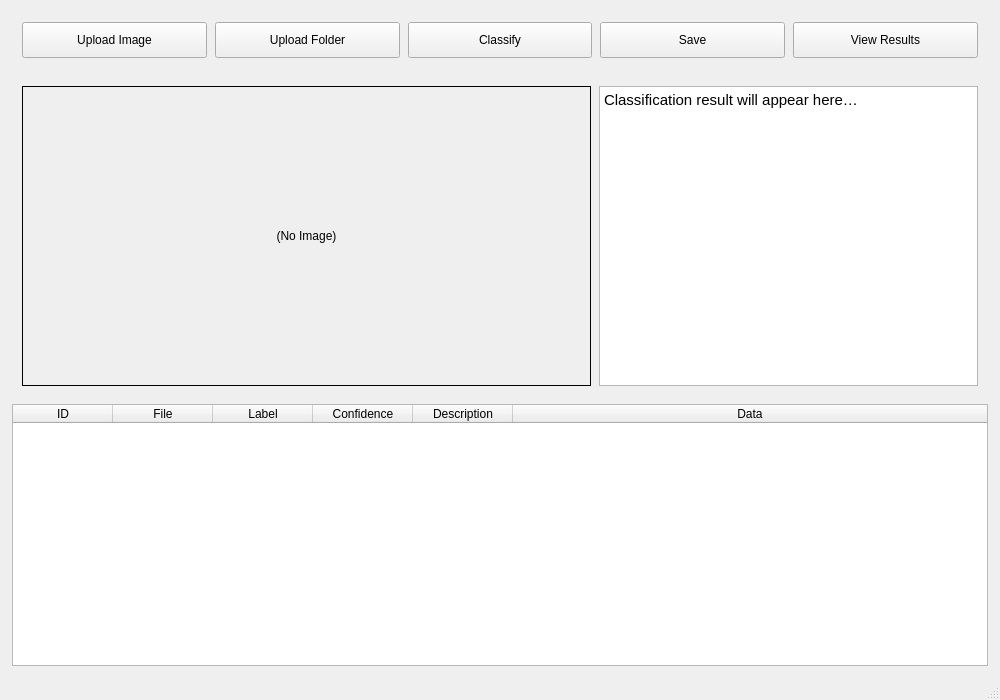
<?xml version="1.0" encoding="UTF-8"?>
<ui version="4.0">
 <class>MainWindow</class>
 <widget class="QMainWindow" name="MainWindow">
  <property name="geometry">
   <rect>
    <x>0</x>
    <y>0</y>
    <width>1000</width>
    <height>700</height>
   </rect>
  </property>
  <property name="windowTitle">
   <string>MainWindow</string>
  </property>
  <widget class="QWidget" name="centralwidget">
   <layout class="QVBoxLayout" name="verticalLayout">
    <property name="spacing">
     <number>8</number>
    </property>
    <property name="leftMargin">
     <number>12</number>
    </property>
    <property name="topMargin">
     <number>12</number>
    </property>
    <property name="rightMargin">
     <number>12</number>
    </property>
    <property name="bottomMargin">
     <number>12</number>
    </property>
    <item>
     <layout class="QHBoxLayout" name="horizontalLayout_2" stretch="1,1,1,1,1">
      <property name="spacing">
       <number>8</number>
      </property>
      <property name="leftMargin">
       <number>10</number>
      </property>
      <property name="topMargin">
       <number>10</number>
      </property>
      <property name="rightMargin">
       <number>10</number>
      </property>
      <property name="bottomMargin">
       <number>10</number>
      </property>
      <item>
       <widget class="QPushButton" name="btnUpload">
        <property name="sizePolicy">
         <sizepolicy hsizetype="Preferred" vsizetype="Preferred">
          <horstretch>0</horstretch>
          <verstretch>0</verstretch>
         </sizepolicy>
        </property>
        <property name="minimumSize">
         <size>
          <width>0</width>
          <height>36</height>
         </size>
        </property>
        <property name="text">
         <string>Upload Image</string>
        </property>
       </widget>
      </item>
      <item>
       <widget class="QPushButton" name="pushButton">
        <property name="sizePolicy">
         <sizepolicy hsizetype="Preferred" vsizetype="Preferred">
          <horstretch>0</horstretch>
          <verstretch>0</verstretch>
         </sizepolicy>
        </property>
        <property name="minimumSize">
         <size>
          <width>0</width>
          <height>36</height>
         </size>
        </property>
        <property name="text">
         <string>Upload Folder</string>
        </property>
       </widget>
      </item>
      <item>
       <widget class="QPushButton" name="btnClassify">
        <property name="sizePolicy">
         <sizepolicy hsizetype="Preferred" vsizetype="Preferred">
          <horstretch>0</horstretch>
          <verstretch>0</verstretch>
         </sizepolicy>
        </property>
        <property name="minimumSize">
         <size>
          <width>0</width>
          <height>36</height>
         </size>
        </property>
        <property name="text">
         <string>Classify</string>
        </property>
       </widget>
      </item>
      <item>
       <widget class="QPushButton" name="btnSave">
        <property name="sizePolicy">
         <sizepolicy hsizetype="Preferred" vsizetype="Preferred">
          <horstretch>0</horstretch>
          <verstretch>0</verstretch>
         </sizepolicy>
        </property>
        <property name="minimumSize">
         <size>
          <width>0</width>
          <height>36</height>
         </size>
        </property>
        <property name="text">
         <string>Save</string>
        </property>
       </widget>
      </item>
      <item>
       <widget class="QPushButton" name="btnView">
        <property name="sizePolicy">
         <sizepolicy hsizetype="Preferred" vsizetype="Preferred">
          <horstretch>0</horstretch>
          <verstretch>0</verstretch>
         </sizepolicy>
        </property>
        <property name="minimumSize">
         <size>
          <width>0</width>
          <height>36</height>
         </size>
        </property>
        <property name="text">
         <string>View Results</string>
        </property>
       </widget>
      </item>
     </layout>
    </item>
    <item>
     <layout class="QHBoxLayout" name="horizontalLayout_3" stretch="3,2">
      <property name="spacing">
       <number>8</number>
      </property>
      <property name="leftMargin">
       <number>10</number>
      </property>
      <property name="topMargin">
       <number>10</number>
      </property>
      <property name="rightMargin">
       <number>10</number>
      </property>
      <property name="bottomMargin">
       <number>10</number>
      </property>
      <item>
       <widget class="QLabel" name="lblImage">
        <property name="minimumSize">
         <size>
          <width>400</width>
          <height>300</height>
         </size>
        </property>
        <property name="frameShape">
         <enum>QFrame::Box</enum>
        </property>
        <property name="text">
         <string>(No Image)</string>
        </property>
        <property name="scaledContents">
         <bool>true</bool>
        </property>
        <property name="alignment">
         <set>Qt::AlignCenter</set>
        </property>
       </widget>
      </item>
      <item>
       <widget class="QTextEdit" name="txtResult">
        <property name="minimumSize">
         <size>
          <width>360</width>
          <height>300</height>
         </size>
        </property>
        <property name="html">
         <string>&lt;!DOCTYPE HTML PUBLIC &quot;-//W3C//DTD HTML 4.0//EN&quot; &quot;http://www.w3.org/TR/REC-html40/strict.dtd&quot;&gt;
&lt;html&gt;&lt;head&gt;&lt;meta name=&quot;qrichtext&quot; content=&quot;1&quot; /&gt;&lt;style type=&quot;text/css&quot;&gt;
p, li { white-space: pre-wrap; }
&lt;/style&gt;&lt;/head&gt;&lt;body style=&quot; font-family:'Ubuntu'; font-size:11pt; font-weight:400; font-style:normal;&quot;&gt;
&lt;p style=&quot; margin-top:0px; margin-bottom:0px; margin-left:0px; margin-right:0px; -qt-block-indent:0; text-indent:0px;&quot;&gt;Classification result will appear here…&lt;/p&gt;&lt;/body&gt;&lt;/html&gt;</string>
        </property>
       </widget>
      </item>
     </layout>
    </item>
    <item>
     <widget class="QTableWidget" name="tableResults">
      <property name="minimumSize">
       <size>
        <width>0</width>
        <height>220</height>
       </size>
      </property>
      <property name="columnCount">
       <number>6</number>
      </property>
      <attribute name="horizontalHeaderCascadingSectionResizes">
       <bool>false</bool>
      </attribute>
      <attribute name="horizontalHeaderStretchLastSection">
       <bool>true</bool>
      </attribute>
      <attribute name="verticalHeaderVisible">
       <bool>true</bool>
      </attribute>
      <column>
       <property name="text">
        <string>ID</string>
       </property>
      </column>
      <column>
       <property name="text">
        <string>File</string>
       </property>
      </column>
      <column>
       <property name="text">
        <string>Label</string>
       </property>
      </column>
      <column>
       <property name="text">
        <string>Confidence</string>
       </property>
      </column>
      <column>
       <property name="text">
        <string>Description</string>
       </property>
      </column>
      <column>
       <property name="text">
        <string>Data</string>
       </property>
      </column>
     </widget>
    </item>
   </layout>
  </widget>
  <widget class="QMenuBar" name="menubar">
   <property name="geometry">
    <rect>
     <x>0</x>
     <y>0</y>
     <width>1000</width>
     <height>22</height>
    </rect>
   </property>
  </widget>
  <widget class="QStatusBar" name="statusbar"/>
 </widget>
 <resources/>
 <connections/>
</ui>
